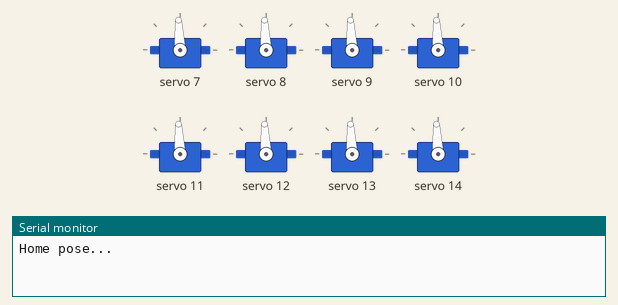
Simulated run of this sketch. Board: ESP32. Shown: 8 × servo, the last lines printed to the serial monitor.

Above: at 0.1 s.
At 4.2 s:
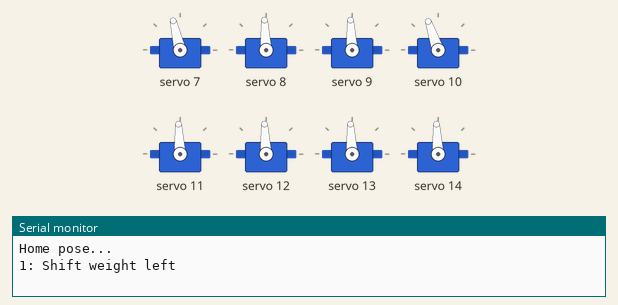
At 6.6 s:
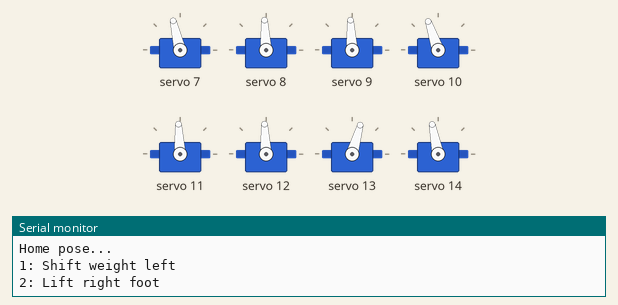
At 18.5 s:
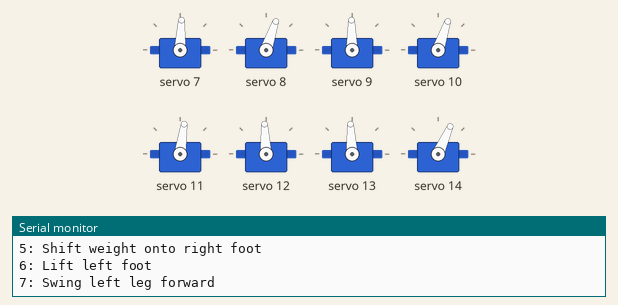
At 30.4 s:
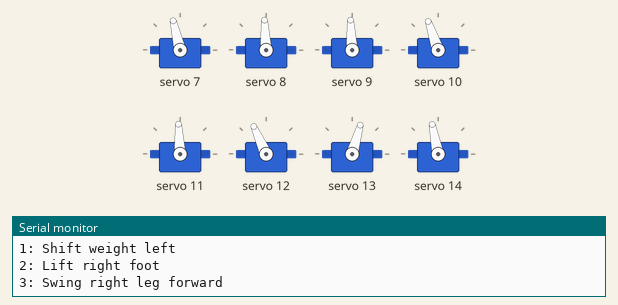
At 37.6 s:
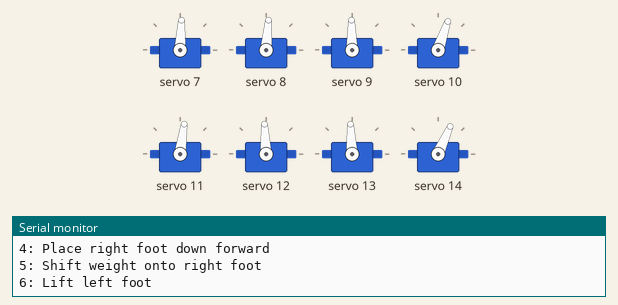
Timing chart, 0 to 40.0 s (numbered marks = the images above):
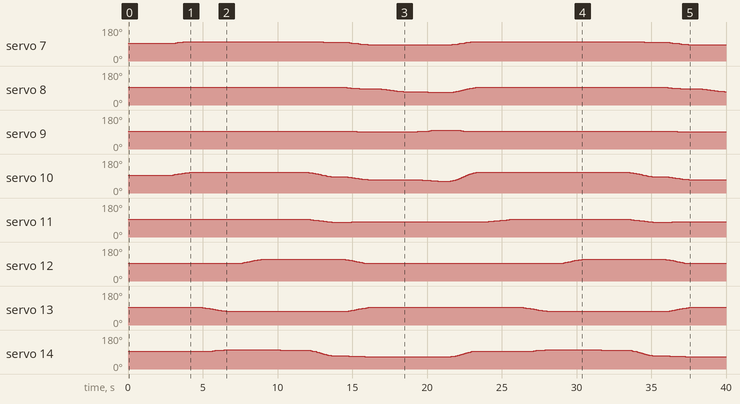

The sketch:

walking_sequence.ino
```cpp
// 9-phase captured walking gait for the leg channels (CH7-CH14).
// Poses were hand-captured using slider_control.ino, then sequenced here
// with slow eased motion for stability. See README for phase descriptions.
#include <Wire.h>
#include <Adafruit_PWMServoDriver.h>
#include <math.h>

Adafruit_PWMServoDriver pwm = Adafruit_PWMServoDriver(0x40);

#define SERVOMIN   102
#define SERVOMAX   512
#define SERVO_FREQ 50

#define L_HIP_ROLL   7
#define L_HIP_PITCH  8
#define L_KNEE       9
#define L_ANKLE      10
#define R_HIP_ROLL   11
#define R_HIP_PITCH  12
#define R_KNEE       13
#define R_ANKLE      14

int currentAngle[16];

int angleToPulse(int angle) {
  return map(angle, 0, 180, SERVOMIN, SERVOMAX);
}

float easeInOutSine(float t) {
  return -(cos(PI * t) - 1) / 2;
}

void moveTo(int channels[], int targets[], int count, int steps, int stepDelay) {
  int start[8];
  for (int i = 0; i < count; i++) start[i] = currentAngle[channels[i]];

  for (int s = 1; s <= steps; s++) {
    float t = easeInOutSine((float)s / steps);
    for (int i = 0; i < count; i++) {
      int interp = start[i] + (int)round((targets[i] - start[i]) * t);
      pwm.setPWM(channels[i], 0, angleToPulse(interp));
    }
    delay(stepDelay);
  }
  for (int i = 0; i < count; i++) currentAngle[channels[i]] = targets[i];
}

#define SLOW_STEPS   80
#define SLOW_DELAY   20
#define HOLD_MS      400

int legChannels[8] = {L_HIP_ROLL, L_HIP_PITCH, L_KNEE, L_ANKLE, R_HIP_ROLL, R_HIP_PITCH, R_KNEE, R_ANKLE};

int homeAngles[8] = {90, 90, 90, 90, 90, 90, 90, 90};

// Captured walk cycle, in order (right leg leads)
int pose1_shiftLeft[8]      = {100, 90, 90, 105, 90,  90, 90, 90};
int pose2_liftRight[8]      = {100, 90, 90, 105, 90,  90, 73, 98};
int pose3_swingRight[8]     = {100, 90, 90, 105, 90, 110, 73, 98};
int pose4_placeRight[8]     = {100, 90, 90, 105, 90, 110, 71, 96};
int pose5_shiftRight[8]     = { 96, 90, 90,  84, 78, 110, 71, 69};
int pose6_liftLeft[8]       = { 85, 83, 89,  70, 80,  90, 90, 65};
int pose7_swingLeft[8]      = { 85, 70, 89,  70, 80,  90, 90, 65};
int pose8_placeLeft[8]      = { 85, 67, 97,  63, 80,  90, 90, 65};
int pose9_shiftLeftAgain[8] = {100, 90, 90, 105, 80,  90, 90, 93};

void goTo(int pose[]) {
  moveTo(legChannels, pose, 8, SLOW_STEPS, SLOW_DELAY);
  delay(HOLD_MS);
}

void setup() {
  Serial.begin(115200);
  Wire.begin(4, 5);
  Wire.setClock(400000);

  if (!pwm.begin()) {
    Serial.println("ERROR: PCA9685 not detected.");
    while (1);
  }
  pwm.setPWMFreq(SERVO_FREQ);
  delay(10);

  for (int i = 0; i < 16; i++) currentAngle[i] = 90;

  Serial.println("Home pose...");
  goTo(homeAngles);
}

void loop() {
  Serial.println("1: Shift weight left");
  goTo(pose1_shiftLeft);

  Serial.println("2: Lift right foot");
  goTo(pose2_liftRight);

  Serial.println("3: Swing right leg forward");
  goTo(pose3_swingRight);

  Serial.println("4: Place right foot down forward");
  goTo(pose4_placeRight);

  Serial.println("5: Shift weight onto right foot");
  goTo(pose5_shiftRight);

  Serial.println("6: Lift left foot");
  goTo(pose6_liftLeft);

  Serial.println("7: Swing left leg forward");
  goTo(pose7_swingLeft);

  Serial.println("8: Place left foot down forward");
  goTo(pose8_placeLeft);

  Serial.println("9: Shift weight onto left foot");
  goTo(pose9_shiftLeftAgain);
}
```

Measured:
- by itself, servo 8: 93° → 91° at 14.6 s, → 90° 0.27 s later, → 89° 0.20 s later, → 88° 0.18 s later, … (64 changes in this stretch)
- by itself, servo 9: 93° → 91° at 15.3 s, → 93° 4.1 s later, → 94° 0.45 s later, → 95° 0.15 s later, … (15 changes in this stretch)
- by itself, servo 11: 93° → 91° at 12.2 s, → 90° 0.20 s later, → 89° 0.15 s later, → 88° 0.12 s later, … (38 changes in this stretch)
